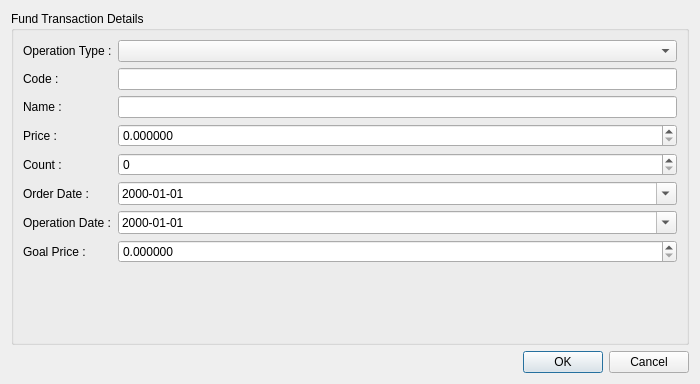
<?xml version="1.0" encoding="UTF-8"?>
<ui version="4.0">
 <class>FundDialog</class>
 <widget class="QDialog" name="FundDialog">
  <property name="geometry">
   <rect>
    <x>0</x>
    <y>0</y>
    <width>700</width>
    <height>384</height>
   </rect>
  </property>
  <property name="minimumSize">
   <size>
    <width>700</width>
    <height>0</height>
   </size>
  </property>
  <property name="windowTitle">
   <string>Dialog</string>
  </property>
  <layout class="QVBoxLayout" name="verticalLayout_2">
   <item>
    <widget class="QGroupBox" name="gbFundTransactionDetails">
     <property name="title">
      <string>Fund Transaction Details</string>
     </property>
     <layout class="QFormLayout" name="formLayout">
      <item row="1" column="0">
       <widget class="QLabel" name="lblCode">
        <property name="text">
         <string>Code :</string>
        </property>
       </widget>
      </item>
      <item row="1" column="1">
       <widget class="QLineEdit" name="leCode">
        <property name="maxLength">
         <number>5</number>
        </property>
        <property name="clearButtonEnabled">
         <bool>true</bool>
        </property>
       </widget>
      </item>
      <item row="2" column="0">
       <widget class="QLabel" name="lblName">
        <property name="text">
         <string>Name :</string>
        </property>
       </widget>
      </item>
      <item row="2" column="1">
       <widget class="QLineEdit" name="leName">
        <property name="maxLength">
         <number>250</number>
        </property>
        <property name="clearButtonEnabled">
         <bool>true</bool>
        </property>
       </widget>
      </item>
      <item row="4" column="0">
       <widget class="QLabel" name="lblPrice">
        <property name="text">
         <string>Price :</string>
        </property>
       </widget>
      </item>
      <item row="4" column="1">
       <widget class="QDoubleSpinBox" name="dsbPrice">
        <property name="decimals">
         <number>6</number>
        </property>
        <property name="maximum">
         <double>1000000.000000000000000</double>
        </property>
       </widget>
      </item>
      <item row="5" column="0">
       <widget class="QLabel" name="lblCount">
        <property name="text">
         <string>Count :</string>
        </property>
       </widget>
      </item>
      <item row="5" column="1">
       <widget class="QSpinBox" name="sbCount">
        <property name="readOnly">
         <bool>false</bool>
        </property>
        <property name="minimum">
         <number>0</number>
        </property>
        <property name="maximum">
         <number>10000000</number>
        </property>
        <property name="value">
         <number>0</number>
        </property>
       </widget>
      </item>
      <item row="6" column="0">
       <widget class="QLabel" name="lblOrderDate">
        <property name="text">
         <string>Order Date :</string>
        </property>
       </widget>
      </item>
      <item row="6" column="1">
       <widget class="QDateEdit" name="deOrderDate">
        <property name="maximumDate">
         <date>
          <year>2250</year>
          <month>12</month>
          <day>31</day>
         </date>
        </property>
        <property name="minimumDate">
         <date>
          <year>2000</year>
          <month>1</month>
          <day>1</day>
         </date>
        </property>
        <property name="displayFormat">
         <string>yyyy-MM-dd</string>
        </property>
        <property name="calendarPopup">
         <bool>true</bool>
        </property>
       </widget>
      </item>
      <item row="7" column="0">
       <widget class="QLabel" name="lblOperationDate">
        <property name="text">
         <string>Operation Date :</string>
        </property>
       </widget>
      </item>
      <item row="7" column="1">
       <widget class="QDateEdit" name="deOperationDate">
        <property name="maximumDate">
         <date>
          <year>2250</year>
          <month>12</month>
          <day>31</day>
         </date>
        </property>
        <property name="minimumDate">
         <date>
          <year>2000</year>
          <month>1</month>
          <day>1</day>
         </date>
        </property>
        <property name="displayFormat">
         <string>yyyy-MM-dd</string>
        </property>
        <property name="calendarPopup">
         <bool>true</bool>
        </property>
       </widget>
      </item>
      <item row="8" column="0">
       <widget class="QLabel" name="lblGoalPrice">
        <property name="text">
         <string>Goal Price :</string>
        </property>
       </widget>
      </item>
      <item row="8" column="1">
       <widget class="QDoubleSpinBox" name="dsbGoalPrice">
        <property name="decimals">
         <number>6</number>
        </property>
        <property name="maximum">
         <double>1000000.000000000000000</double>
        </property>
       </widget>
      </item>
      <item row="0" column="0">
       <widget class="QLabel" name="lblOperationType">
        <property name="text">
         <string>Operation Type :</string>
        </property>
       </widget>
      </item>
      <item row="0" column="1">
       <widget class="QComboBox" name="cbOperationType"/>
      </item>
     </layout>
    </widget>
   </item>
   <item>
    <widget class="QDialogButtonBox" name="bbTransactionApproval">
     <property name="orientation">
      <enum>Qt::Horizontal</enum>
     </property>
     <property name="standardButtons">
      <set>QDialogButtonBox::Cancel|QDialogButtonBox::Ok</set>
     </property>
    </widget>
   </item>
   <item>
    <layout class="QVBoxLayout" name="vlStatusBar"/>
   </item>
  </layout>
 </widget>
 <tabstops>
  <tabstop>cbOperationType</tabstop>
  <tabstop>leCode</tabstop>
  <tabstop>leName</tabstop>
  <tabstop>dsbPrice</tabstop>
  <tabstop>sbCount</tabstop>
  <tabstop>deOrderDate</tabstop>
  <tabstop>deOperationDate</tabstop>
  <tabstop>dsbGoalPrice</tabstop>
 </tabstops>
 <resources/>
 <connections>
  <connection>
   <sender>bbTransactionApproval</sender>
   <signal>accepted()</signal>
   <receiver>FundDialog</receiver>
   <slot>accept()</slot>
   <hints>
    <hint type="sourcelabel">
     <x>227</x>
     <y>347</y>
    </hint>
    <hint type="destinationlabel">
     <x>157</x>
     <y>274</y>
    </hint>
   </hints>
  </connection>
  <connection>
   <sender>bbTransactionApproval</sender>
   <signal>rejected()</signal>
   <receiver>FundDialog</receiver>
   <slot>reject()</slot>
   <hints>
    <hint type="sourcelabel">
     <x>295</x>
     <y>353</y>
    </hint>
    <hint type="destinationlabel">
     <x>286</x>
     <y>274</y>
    </hint>
   </hints>
  </connection>
 </connections>
</ui>
